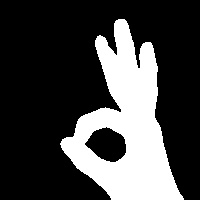
#> input picture SmartMirror/gesture_detection/gesture/test/OK/0 - 複製.jpg, 200 x 200 px, given in place of the camera
$ python create_gesture_data.py
#> lines starting #> are read from the running program, lines starting #| are printed output that depends on the picture
import cv2
import numpy as np

background = None
accumulated_weight = 0.5

ROI_top = 100
ROI_bottom = 300
ROI_right = 150
ROI_left = 350


def cal_accum_avg(frame, accumulated_weight):

    global background

    if background is None:
        background = frame.copy().astype("float")
        return None

    cv2.accumulateWeighted(frame, background, accumulated_weight)


def segment_hand(frame, threshold=25):
    global background

    diff = cv2.absdiff(background.astype("uint8"), frame)

    _, thresholded = cv2.threshold(diff, threshold, 255, cv2.THRESH_BINARY)

    # Grab the external contours for the image
    contours, hierarchy = cv2.findContours(
        thresholded.copy(), cv2.RETR_EXTERNAL, cv2.CHAIN_APPROX_SIMPLE)

    if len(contours) == 0:
        return None
    else:

        hand_segment_max_cont = max(contours, key=cv2.contourArea)

        return (thresholded, hand_segment_max_cont)


cam = cv2.VideoCapture(0)

num_frames = 0
element = 10
num_imgs_taken = 0

while True:
    ret, frame = cam.read()
#> frame is the input picture: shape (200, 200, 3); min 0, max 255, mean 67

    # filpping the frame to prevent inverted image of captured frame...
    frame = cv2.flip(frame, 1)
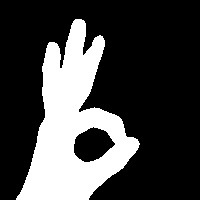
#> frame: shape (200, 200, 3); min 0, max 255, mean 67

    frame_copy = frame.copy()

    roi = frame[ROI_top:ROI_bottom, ROI_right:ROI_left]
#> roi: shape (100, 50, 3); every value is 0

    gray_frame = cv2.cvtColor(roi, cv2.COLOR_BGR2GRAY)
#> gray_frame: shape (100, 50); every value is 0
    gray_frame = cv2.GaussianBlur(gray_frame, (9, 9), 0)

    if num_frames < 60:
        cal_accum_avg(gray_frame, accumulated_weight)
#> in cal_accum_avg, `background = frame.copy().astype("float")`: background: shape (100, 50) float64; every value is 0
        if num_frames <= 59:

            cv2.putText(frame_copy, "FETCHING BACKGROUND...PLEASE WAIT",
                        (80, 400), cv2.FONT_HERSHEY_SIMPLEX, 0.9, (0, 0, 255), 2)
            #cv2.imshow("Sign Detection",frame_copy)

    # Time to configure the hand specifically into the ROI...
    elif num_frames <= 300:

        hand = segment_hand(gray_frame)

        cv2.putText(frame_copy, "Adjust hand...Gesture for" + str(element),
                    (200, 400), cv2.FONT_HERSHEY_SIMPLEX, 1, (0, 0, 255), 2)

        # Checking if hand is actually detected by counting number of contours detected...
        if hand is not None:

            thresholded, hand_segment = hand

            # Draw contours around hand segment
            cv2.drawContours(
                frame_copy, [hand_segment + (ROI_right, ROI_top)], -1, (255, 0, 0), 1)

            cv2.putText(frame_copy, str(num_frames)+"For" + str(element),
                        (70, 45), cv2.FONT_HERSHEY_SIMPLEX, 1, (0, 0, 255), 2)

            # Also display the thresholded image
            cv2.imshow("Thresholded Hand Image", thresholded)

    else:

        # Segmenting the hand region...
        hand = segment_hand(gray_frame)

        # Checking if we are able to detect the hand...
        if hand is not None:

            # unpack the thresholded img and the max_contour...
            thresholded, hand_segment = hand

            # Drawing contours around hand segment
            cv2.drawContours(
                frame_copy, [hand_segment + (ROI_right, ROI_top)], -1, (255, 0, 0), 1)

            cv2.putText(frame_copy, str(num_frames), (70, 45),
                        cv2.FONT_HERSHEY_SIMPLEX, 1, (0, 0, 255), 2)
            #cv2.putText(frame_copy, str(num_frames)+"For" + str(element), (70, 45), cv2.FONT_HERSHEY_SIMPLEX, 1, (0,0,255), 2)
            cv2.putText(frame_copy, str(num_imgs_taken) + 'images' + "For" +
                        str(element), (200, 400), cv2.FONT_HERSHEY_SIMPLEX, 1, (0, 0, 255), 2)

            # Displaying the thresholded image
            cv2.imshow("Thresholded Hand Image", thresholded)
            if num_imgs_taken <= 300:
                #cv2.imwrite(r"D:\\gesture\\train\\"+str(element)+"\\" + str(num_imgs_taken+300) + '.jpg', thresholded)
                cv2.imwrite(r"C:\gesture\\right"+"\\" +
                            str(num_imgs_taken) + '.jpg', thresholded)
            else:
                break
            num_imgs_taken += 1
        else:
            cv2.putText(frame_copy, 'No hand detected...', (200, 400),
                        cv2.FONT_HERSHEY_SIMPLEX, 1, (0, 0, 255), 2)

    # Drawing ROI on frame copy
    cv2.rectangle(frame_copy, (ROI_left, ROI_top),
                  (ROI_right, ROI_bottom), (255, 128, 0), 3)

    cv2.putText(frame_copy, "DataFlair hand sign recognition_ _ _",
                (10, 20), cv2.FONT_ITALIC, 0.5, (51, 255, 51), 1)
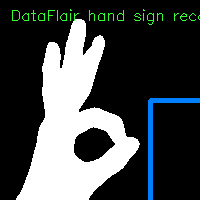
#> frame_copy: shape (200, 200, 3); mean B, G, R 72.2, 71.8, 67.5

    # increment the number of frames for tracking
    num_frames += 1

    # Display the frame with segmented hand
    cv2.imshow("Sign Detection", frame_copy)

    # Closing windows with Esc key...(any other key with ord can be used too.)
    k = cv2.waitKey(1) & 0xFF
#> (key Esc is pressed here)

    if k == 27:
        break

# Releasing camera & destroying all the windows...

cv2.destroyAllWindows()
cam.release()

$ run again, on SmartMirror/gesture_detection/gesture/test/OK/167 - 複製.jpg
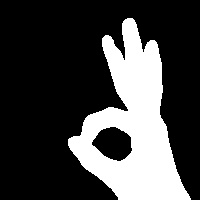
#> input picture SmartMirror/gesture_detection/gesture/test/OK/167 - 複製.jpg, 200 x 200 px, given in place of the camera
#> frame is the input picture: shape (200, 200, 3); min 0, max 255, mean 66.4
#> `frame = cv2.flip(frame, 1)`:
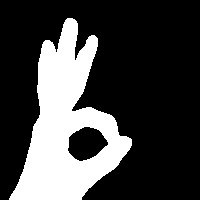
#> frame: shape (200, 200, 3); min 0, max 255, mean 66.4
#> roi: shape (100, 50, 3); every value is 0
#> gray_frame: shape (100, 50); every value is 0
#> background: shape (100, 50) float64; every value is 0
#> `cv2.putText(frame_copy, "DataFlair hand sign recognition_ _ _", (10, 2..`:
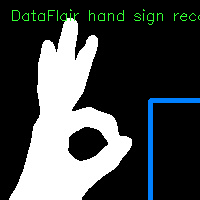
#> frame_copy: shape (200, 200, 3); mean B, G, R 71.6, 71.2, 66.8
